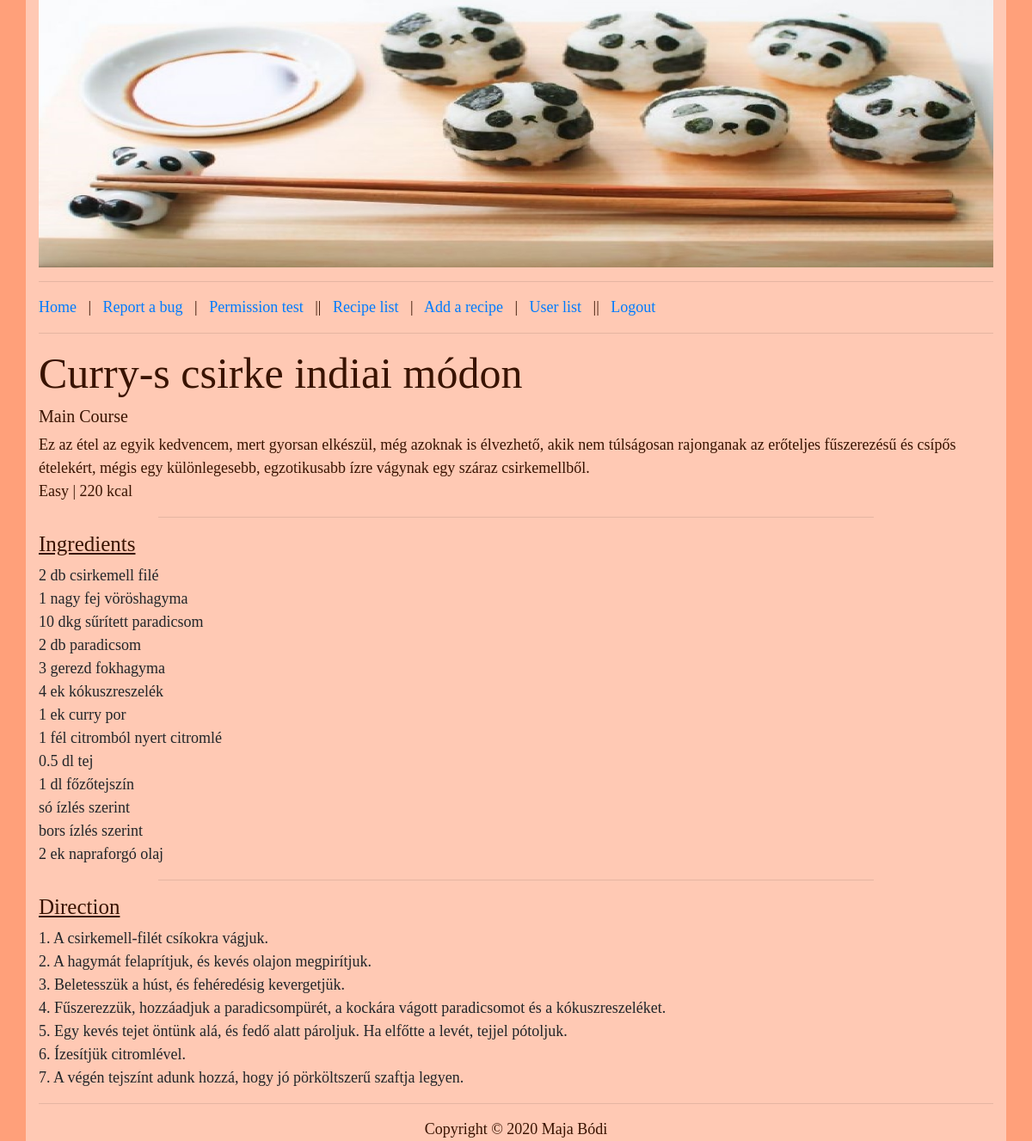
Screenshot of /index.php?P=recipe&id=44 (signed in) with the database file from the repository.
### tables this page shows
CREATE TABLE IF NOT EXISTS `recipes` (
  `id` int(11) NOT NULL AUTO_INCREMENT,
  `dish_name` varchar(64) NOT NULL,
  `difficulty` int(11) NOT NULL,
  `category` varchar(40) NOT NULL,
  `calorie` int(11) NOT NULL,
  `ingredients` mediumtext NOT NULL,
  `directions` mediumtext NOT NULL,
  `description` varchar(500) NOT NULL,
  PRIMARY KEY (`id`)
);

### protected/database.php (called while the page is built, shortened)
<?php
function getConnection() {
	$connection = new PDO(DB_TYPE.':host='.DB_HOST.';dbname='.DB_NAME.';',DB_USER, DB_PASS);
	$connection->exec("SET NAMES '".DB_CHARSET."'");
	return $connection;
}
function getList($queryString, $queryParams = []) {
	$connection = getConnection();
	$statement = $connection->prepare($queryString);
	$success = $statement->execute($queryParams);
	$result = $success ? $statement->fetchAll(PDO::FETCH_ASSOC) : [];
	return $result;
}
?>

### protected/recipes/recipe.php (the view, shortened to what this page needs)
<?php if(!isset($_SESSION['permission'])) : ?>
	<h1>Page access is forbidden!</h1>
<?php else : ?>
	<?php
		$query = "SELECT id, dish_name, difficulty, category, calorie, ingredients, directions, description FROM recipes WHERE id = :id";
		$params = [':id' => $_GET['id']];
		$recipes = getList($query, $params);
	?>
	<?php foreach ($recipes as $r) : ?>
		<h1> <?=$r['dish_name']?></h1>
		<h5><?=$r['category']?></h5>
		<?=$r['description']?> <br>
		<?= $r['difficulty'] == 1 ? 'Very Easy' : ($r['difficulty'] == 2 ? 'Easy' : ($r['difficulty'] == 3 ? 'Medium' : ($r['difficulty'] == 4 ? 'Hard' : 'Very Hard')));?> | <?=$r['calorie']?> kcal
		<hr style="width: 75%">
		<h4>Ingredients</h4>
		<pre><?=$r['ingredients']?></pre>
		<hr style="width: 75%">
		<h4>Direction</h4>
		<pre><?=$r['directions']?></pre>
	<?php endforeach; ?>
<?php endif; ?>

### public/style.css (style rules this page uses)
body { background-color: #FFA07A; font-family: "Times New Roman"; font-size: 18px; color: #391300; }
pre { font-family: "Times New Roman"; font-size: 18px; white-space: -moz-pre-wrap; white-space: -pre-wrap; white-space: -o-pre-wrap; white-space: pre-wrap; word-wrap: break-word; }
h1 { font-size: 50px; }
h4 { text-decoration: underline; font-size: 25px; }
h5 { font-size: 20px; }

### rows the page displays
recipes: dish_name "Curry-s csirke indiai módon", category "Main Course", description "Ez az étel az egyik kedvencem, mert gyorsan elkészül, még azoknak is élvezhető, akik nem túlságosan rajonganak az erőteljes fűszerezésű és csípős ételekért, mégis egy különlegesebb, egzotikusabb ízre vágynak egy száraz csirkemellből.", difficulty "Easy", calorie "220", ingredients "2 db csirkemell filé 1 nagy fej vöröshagyma 10 dkg sűrített paradicsom 2 db paradicsom 3 gerezd fokhagyma 4 ek kókuszreszelék 1 ek curry por 1 fél citromból nyert citromlé 0.5 dl tej 1 dl főzőtejszín só ízlés szerint bors ízlés szerint 2 ek napraforgó olaj", directions "1. A csirkemell-filét csíkokra vágjuk. 2. A hagymát felaprítjuk, és kevés olajon megpirítjuk. 3. Beletesszük a húst, és fehéredésig kevergetjük. 4. Fűszerezzük, hozzáadjuk a paradicsompürét, a kockára vágott paradicsomot és a kókuszreszeléket. 5. Egy kevés tejet öntünk alá, és fedő alatt pároljuk. Ha elfőtte a levét, tejjel pótoljuk. 6. Ízesítjük citromlével. 7. A végén tejszínt adunk hozzá, hogy jó pörköltszerű szaftja legyen."
